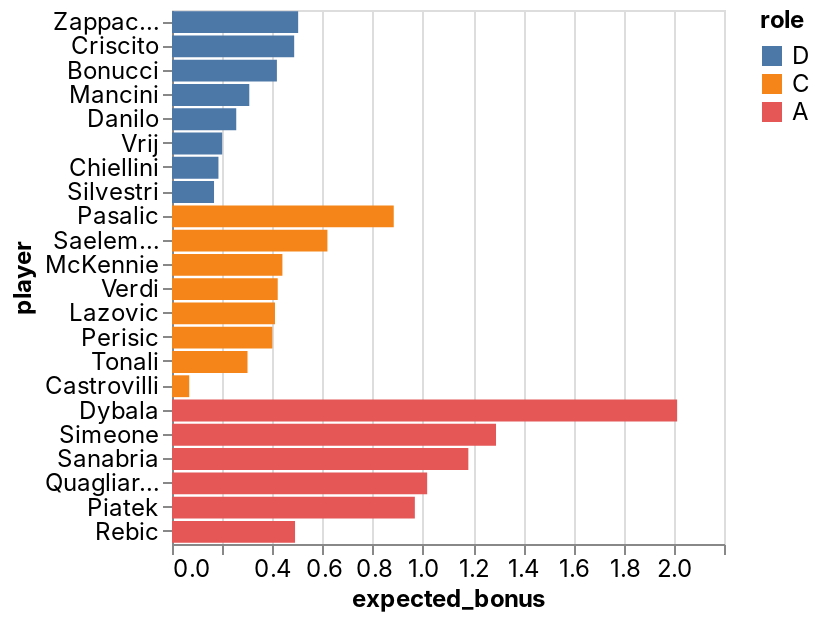

The code cell stored with this chart in its notebook:
### Code cell
_deepnote_run_altair(team, """{"$schema":"https://vega.github.io/schema/vega-lite/v4.json","mark":{"type":"bar","tooltip":{"content":"data"}},"height":220,"autosize":{"type":"fit"},"data":{"name":"placeholder"},"encoding":{"x":{"field":"expected_bonus","type":"quantitative","sort":null,"scale":{"type":"linear","zero":false}},"y":{"field":"player","type":"nominal","sort":null,"scale":{"type":"linear","zero":true}},"color":{"field":"role","type":"nominal","sort":null,"scale":{"type":"linear","zero":false}}}}""")

### Figure 1 — Vega-Lite specification as saved in the notebook (floating-point values rounded to 4 significant figures)
{"config": {"view": {"continuousWidth": 400, "continuousHeight": 300}, "area": {"fill": "#51C0E9"}, "axis": {"labelFont": "Inter, sans-serif", "labelFontSize": 12, "labelFontWeight": "normal", "labelLimit": 60, "labelOverlap": "greedy", "titleFont": "Inter, sans-serif", "titleFontSize": 12, "titleFontWeight": "bold"}, "background": "#ffffff", "legend": {"labelFont": "Inter, sans-serif", "labelFontSize": 12, "titleFont": "Inter, sans-serif", "titleFontSize": 12, "titleFontWeight": "bold"}, "line": {"stroke": "#51C0E9", "strokeWidth": 2}, "rect": {"fill": "#51C0E9"}, "title": {"anchor": "start", "color": "#000000", "font": "Inter, sans-serif", "fontSize": 22, "fontWeight": "normal"}}, "data": {"name": "data-c430f3f8f6f8819cd85a1b31de808ce1"}, "mark": {"type": "bar", "tooltip": {"content": "data"}}, "autosize": {"type": "fit"}, "encoding": {"color": {"type": "nominal", "field": "role", "scale": {"type": "linear", "zero": false}, "sort": null}, "x": {"type": "quantitative", "field": "expected_bonus", "scale": {"type": "linear", "zero": false}, "sort": null}, "y": {"type": "nominal", "field": "player", "scale": {"type": "linear", "zero": true}, "sort": null}}, "height": 300, "width": "container", "$schema": "https://vega.github.io/schema/vega-lite/v4.json", "datasets": {"data-c430f3f8f6f8819cd85a1b31de808ce1": [{"fanta_team": "MEZAFE", "role": "D", "player": "Zappacosta", "team": "Atalanta", "opponent": "Bologna", "date": "2022-03-20T00:00:00", "expected_bonus": 0.5028}, {"fanta_team": "MEZAFE", "role": "D", "player": "Criscito", "team": "Genoa", "opponent": "Torino", "date": "2022-03-18T00:00:00", "expected_bonus": 0.487}, {"fanta_team": "MEZAFE", "role": "D", "player": "Bonucci", "team": "Juventus", "opponent": "Salernitana", "date": "2022-03-20T00:00:00", "expected_bonus": 0.4181}, {"fanta_team": "MEZAFE", "role": "D", "player": "Mancini", "team": "Roma", "opponent": "Lazio", "date": "2022-03-20T00:00:00", "expected_bonus": 0.308}, {"fanta_team": "MEZAFE", "role": "D", "player": "Danilo", "team": "Juventus", "opponent": "Salernitana", "date": "2022-03-20T00:00:00", "expected_bonus": 0.256}, {"fanta_team": "MEZAFE", "role": "D", "player": "Vrij", "team": "Inter", "opponent": "Fiorentina", "date": "2022-03-19T00:00:00", "expected_bonus": 0.2}, {"fanta_team": "MEZAFE", "role": "D", "player": "Chiellini", "team": "Juventus", "opponent": "Salernitana", "date": "2022-03-20T00:00:00", "expected_bonus": 0.1851}, {"fanta_team": "MEZAFE", "role": "D", "player": "Silvestri", "team": "Bologna", "opponent": "Atalanta", "date": "2022-03-20T00:00:00", "expected_bonus": 0.1675}, {"fanta_team": "MEZAFE", "role": "C", "player": "Pasalic", "team": "Atalanta", "opponent": "Bologna", "date": "2022-03-20T00:00:00", "expected_bonus": 0.8837}, {"fanta_team": "MEZAFE", "role": "C", "player": "Saelemaekers", "team": "AC Milan", "opponent": "Cagliari", "date": "2022-03-19T00:00:00", "expected_bonus": 0.6194}, {"fanta_team": "MEZAFE", "role": "C", "player": "McKennie", "team": "Juventus", "opponent": "Salernitana", "date": "2022-03-20T00:00:00", "expected_bonus": 0.44}, {"fanta_team": "MEZAFE", "role": "C", "player": "Verdi", "team": "Salernitana", "opponent": "Juventus", "date": "2022-03-20T00:00:00", "expected_bonus": 0.4214}, {"fanta_team": "MEZAFE", "role": "C", "player": "Lazovic", "team": "Verona", "opponent": "Empoli", "date": "2022-03-20T00:00:00", "expected_bonus": 0.4105}, {"fanta_team": "MEZAFE", "role": "C", "player": "Perisic", "team": "Inter", "opponent": "Fiorentina", "date": "2022-03-19T00:00:00", "expected_bonus": 0.3999}, {"fanta_team": "MEZAFE", "role": "C", "player": "Tonali", "team": "AC Milan", "opponent": "Cagliari", "date": "2022-03-19T00:00:00", "expected_bonus": 0.301}, {"fanta_team": "MEZAFE", "role": "C", "player": "Castrovilli", "team": "Fiorentina", "opponent": "Inter", "date": "2022-03-19T00:00:00", "expected_bonus": 0.06872}, {"fanta_team": "MEZAFE", "role": "A", "player": "Dybala", "team": "Juventus", "opponent": "Salernitana", "date": "2022-03-20T00:00:00", "expected_bonus": 2.013}, {"fanta_team": "MEZAFE", "role": "A", "player": "Simeone", "team": "Verona", "opponent": "Empoli", "date": "2022-03-20T00:00:00", "expected_bonus": 1.291}, {"fanta_team": "MEZAFE", "role": "A", "player": "Sanabria", "team": "Torino", "opponent": "Genoa", "date": "2022-03-18T00:00:00", "expected_bonus": 1.181}, {"fanta_team": "MEZAFE", "role": "A", "player": "Quagliarella", "team": "Sampdoria", "opponent": "Venezia", "date": "2022-03-20T00:00:00", "expected_bonus": 1.017}, {"fanta_team": "MEZAFE", "role": "A", "player": "Piatek", "team": "Fiorentina", "opponent": "Inter", "date": "2022-03-19T00:00:00", "expected_bonus": 0.9679}, {"fanta_team": "MEZAFE", "role": "A", "player": "Rebic", "team": "AC Milan", "opponent": "Cagliari", "date": "2022-03-19T00:00:00", "expected_bonus": 0.4904}]}}
